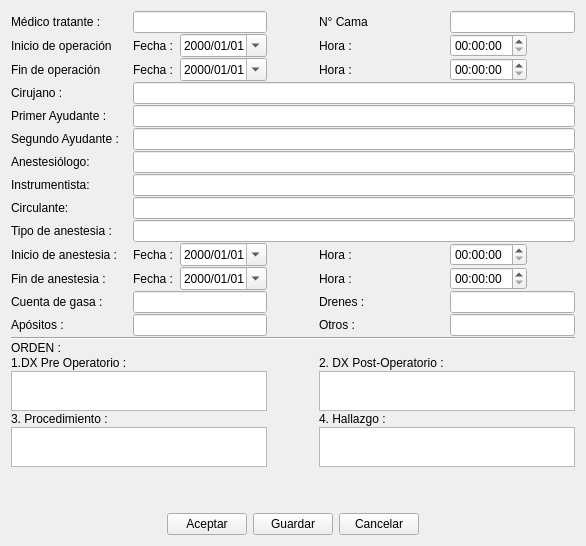
       <widget class="QWidget" name="tab_ReporteOperatorio">
        <attribute name="title">
         <string>Reporte Operatorio</string>
        </attribute>
        <layout class="QGridLayout" name="gridLayout_9">
         <item row="1" column="0">
          <layout class="QHBoxLayout" name="horizontalLayout_2">
           <item>
            <spacer name="horizontalSpacer_4">
             <property name="orientation">
              <enum>Qt::Horizontal</enum>
             </property>
             <property name="sizeHint" stdset="0">
              <size>
               <width>40</width>
               <height>20</height>
              </size>
             </property>
            </spacer>
           </item>
           <item>
            <widget class="QPushButton" name="pushButton_AceptReporteOperatorio">
             <property name="text">
              <string>Aceptar</string>
             </property>
            </widget>
           </item>
           <item>
            <widget class="QPushButton" name="pushButton_SaveReporteOperatorio">
             <property name="text">
              <string>Guardar</string>
             </property>
            </widget>
           </item>
           <item>
            <widget class="QPushButton" name="pushButton_CancelReporteOperatorio">
             <property name="text">
              <string>Cancelar</string>
             </property>
            </widget>
           </item>
           <item>
            <spacer name="horizontalSpacer_5">
             <property name="orientation">
              <enum>Qt::Horizontal</enum>
             </property>
             <property name="sizeHint" stdset="0">
              <size>
               <width>40</width>
               <height>20</height>
              </size>
             </property>
            </spacer>
           </item>
          </layout>
         </item>
         <item row="0" column="0">
          <layout class="QGridLayout" name="gridLayout_2">
           <property name="verticalSpacing">
            <number>1</number>
           </property>
           <item row="0" column="0">
            <widget class="QLabel" name="label_15">
             <property name="text">
              <string>Médico tratante :</string>
             </property>
            </widget>
           </item>
           <item row="2" column="0">
            <widget class="QLabel" name="label_25">
             <property name="text">
              <string>Inicio de operación</string>
             </property>
            </widget>
           </item>
           <item row="4" column="0">
            <widget class="QLabel" name="label_21">
             <property name="text">
              <string>Cirujano :</string>
             </property>
            </widget>
           </item>
           <item row="0" column="4">
            <widget class="QLabel" name="label_26">
             <property name="text">
              <string>N° Cama</string>
             </property>
            </widget>
           </item>
           <item row="4" column="1" colspan="6">
            <widget class="QLineEdit" name="lineEdit_Cirujano"/>
           </item>
           <item row="5" column="0">
            <widget class="QLabel" name="label_16">
             <property name="text">
              <string>Primer Ayudante :</string>
             </property>
            </widget>
           </item>
           <item row="5" column="1" colspan="6">
            <widget class="QLineEdit" name="lineEdit_Ayudante1"/>
           </item>
           <item row="6" column="0">
            <widget class="QLabel" name="label_17">
             <property name="text">
              <string>Segundo Ayudante :</string>
             </property>
            </widget>
           </item>
           <item row="6" column="1" colspan="6">
            <widget class="QLineEdit" name="lineEdit_Ayudante2"/>
           </item>
           <item row="10" column="0">
            <widget class="QLabel" name="label_18">
             <property name="text">
              <string>Tipo de anestesia :</string>
             </property>
            </widget>
           </item>
           <item row="11" column="0">
            <widget class="QLabel" name="label_19">
             <property name="text">
              <string>Inicio de anestesia :</string>
             </property>
            </widget>
           </item>
           <item row="13" column="0">
            <widget class="QLabel" name="label_24">
             <property name="text">
              <string>Cuenta de gasa :</string>
             </property>
            </widget>
           </item>
           <item row="13" column="4">
            <widget class="QLabel" name="label_28">
             <property name="text">
              <string>Drenes :</string>
             </property>
            </widget>
           </item>
           <item row="14" column="0">
            <widget class="QLabel" name="label_29">
             <property name="text">
              <string>Apósitos :</string>
             </property>
            </widget>
           </item>
           <item row="14" column="4">
            <widget class="QLabel" name="label_30">
             <property name="text">
              <string>Otros :</string>
             </property>
            </widget>
           </item>
           <item row="10" column="1" colspan="6">
            <widget class="QLineEdit" name="lineEdit_TipoAnestecia"/>
           </item>
           <item row="13" column="1" colspan="2">
            <widget class="QLineEdit" name="lineEdit_CuentaGasa"/>
           </item>
           <item row="13" column="5" colspan="2">
            <widget class="QLineEdit" name="lineEdit_Drenes"/>
           </item>
           <item row="14" column="1" colspan="2">
            <widget class="QLineEdit" name="lineEdit_Apositos"/>
           </item>
           <item row="14" column="5" colspan="2">
            <widget class="QLineEdit" name="lineEdit_Otros"/>
           </item>
           <item row="17" column="0">
            <widget class="QLabel" name="label_22">
             <property name="text">
              <string>1.DX Pre Operatorio :</string>
             </property>
            </widget>
           </item>
           <item row="16" column="0">
            <widget class="QLabel" name="label_60">
             <property name="text">
              <string>ORDEN :</string>
             </property>
            </widget>
           </item>
           <item row="15" column="0" colspan="7">
            <widget class="Line" name="line_2">
             <property name="orientation">
              <enum>Qt::Horizontal</enum>
             </property>
            </widget>
           </item>
           <item row="26" column="3">
            <spacer name="horizontalSpacer">
             <property name="orientation">
              <enum>Qt::Horizontal</enum>
             </property>
             <property name="sizeType">
              <enum>QSizePolicy::Preferred</enum>
             </property>
             <property name="sizeHint" stdset="0">
              <size>
               <width>40</width>
               <height>20</height>
              </size>
             </property>
            </spacer>
           </item>
           <item row="18" column="0" colspan="3">
            <widget class="QTextEdit" name="textEdit_DXPreOperatorio">
             <property name="minimumSize">
              <size>
               <width>0</width>
               <height>40</height>
              </size>
             </property>
             <property name="maximumSize">
              <size>
               <width>16777215</width>
               <height>40</height>
              </size>
             </property>
            </widget>
           </item>
           <item row="26" column="0">
            <spacer name="verticalSpacer">
             <property name="orientation">
              <enum>Qt::Vertical</enum>
             </property>
             <property name="sizeHint" stdset="0">
              <size>
               <width>20</width>
               <height>40</height>
              </size>
             </property>
            </spacer>
           </item>
           <item row="18" column="4" colspan="3">
            <widget class="QTextEdit" name="textEdit_DXPostOperatorio">
             <property name="minimumSize">
              <size>
               <width>0</width>
               <height>40</height>
              </size>
             </property>
             <property name="maximumSize">
              <size>
               <width>16777215</width>
               <height>40</height>
              </size>
             </property>
            </widget>
           </item>
           <item row="23" column="4" colspan="3">
            <widget class="QTextEdit" name="textEdit_Hallazgo">
             <property name="minimumSize">
              <size>
               <width>0</width>
               <height>40</height>
              </size>
             </property>
             <property name="maximumSize">
              <size>
               <width>16777215</width>
               <height>40</height>
              </size>
             </property>
            </widget>
           </item>
           <item row="17" column="4">
            <widget class="QLabel" name="label_23">
             <property name="text">
              <string>2. DX Post-Operatorio :</string>
             </property>
            </widget>
           </item>
           <item row="23" column="0" colspan="3">
            <widget class="QTextEdit" name="textEdit_Procedimiento">
             <property name="minimumSize">
              <size>
               <width>0</width>
               <height>40</height>
              </size>
             </property>
             <property name="maximumSize">
              <size>
               <width>16777215</width>
               <height>40</height>
              </size>
             </property>
            </widget>
           </item>
           <item row="22" column="0">
            <widget class="QLabel" name="label_58">
             <property name="text">
              <string>3. Procedimiento :</string>
             </property>
            </widget>
           </item>
           <item row="22" column="4">
            <widget class="QLabel" name="label_61">
             <property name="text">
              <string>4. Hallazgo :</string>
             </property>
            </widget>
           </item>
           <item row="0" column="1" colspan="2">
            <widget class="QLineEdit" name="lineEdit_medico_ReporteOperatorio">
             <property name="sizePolicy">
              <sizepolicy hsizetype="Preferred" vsizetype="Fixed">
               <horstretch>0</horstretch>
               <verstretch>0</verstretch>
              </sizepolicy>
             </property>
            </widget>
           </item>
           <item row="0" column="5" colspan="2">
            <widget class="QLineEdit" name="lineEdit_bedNumber_reporteOperatorio">
             <property name="sizePolicy">
              <sizepolicy hsizetype="Preferred" vsizetype="Fixed">
               <horstretch>0</horstretch>
               <verstretch>0</verstretch>
              </sizepolicy>
             </property>
            </widget>
           </item>
           <item row="3" column="0">
            <widget class="QLabel" name="label_27">
             <property name="text">
              <string>Fin de operación</string>
             </property>
            </widget>
           </item>
           <item row="2" column="1">
            <widget class="QLabel" name="label_129">
             <property name="text">
              <string>Fecha :</string>
             </property>
            </widget>
           </item>
           <item row="3" column="1">
            <widget class="QLabel" name="label_130">
             <property name="text">
              <string>Fecha :</string>
             </property>
            </widget>
           </item>
           <item row="2" column="4">
            <widget class="QLabel" name="label_131">
             <property name="text">
              <string>Hora :</string>
             </property>
            </widget>
           </item>
           <item row="3" column="4">
            <widget class="QLabel" name="label_132">
             <property name="text">
              <string>Hora :</string>
             </property>
            </widget>
           </item>
           <item row="2" column="2">
            <widget class="QDateEdit" name="dateEdit_Inicio_operacion">
             <property name="displayFormat">
              <string>yyyy/MM/dd</string>
             </property>
             <property name="calendarPopup">
              <bool>true</bool>
             </property>
            </widget>
           </item>
           <item row="3" column="2">
            <widget class="QDateEdit" name="dateEdit_fin_operacion">
             <property name="displayFormat">
              <string>yyyy/MM/dd</string>
             </property>
             <property name="calendarPopup">
              <bool>true</bool>
             </property>
            </widget>
           </item>
           <item row="2" column="5">
            <widget class="QTimeEdit" name="timeEdit_inicio_operacion">
             <property name="displayFormat">
              <string>hh:mm:ss </string>
             </property>
            </widget>
           </item>
           <item row="3" column="5">
            <widget class="QTimeEdit" name="timeEdit_fin_operacion">
             <property name="displayFormat">
              <string>hh:mm:ss </string>
             </property>
            </widget>
           </item>
           <item row="12" column="0">
            <widget class="QLabel" name="label_20">
             <property name="text">
              <string>Fin de anestesia :</string>
             </property>
            </widget>
           </item>
           <item row="11" column="2">
            <widget class="QDateEdit" name="dateEdit_inicio_Anestecia">
             <property name="displayFormat">
              <string>yyyy/MM/dd</string>
             </property>
             <property name="calendarPopup">
              <bool>true</bool>
             </property>
            </widget>
           </item>
           <item row="12" column="2">
            <widget class="QDateEdit" name="dateEdit_fin_Anestecia">
             <property name="displayFormat">
              <string>yyyy/MM/dd</string>
             </property>
             <property name="calendarPopup">
              <bool>true</bool>
             </property>
            </widget>
           </item>
           <item row="11" column="1">
            <widget class="QLabel" name="label_133">
             <property name="text">
              <string>Fecha :</string>
             </property>
            </widget>
           </item>
           <item row="12" column="1">
            <widget class="QLabel" name="label_136">
             <property name="text">
              <string>Fecha :</string>
             </property>
            </widget>
           </item>
           <item row="11" column="4">
            <widget class="QLabel" name="label_137">
             <property name="text">
              <string>Hora :</string>
             </property>
            </widget>
           </item>
           <item row="12" column="4">
            <widget class="QLabel" name="label_138">
             <property name="text">
              <string>Hora :</string>
             </property>
            </widget>
           </item>
           <item row="11" column="5">
            <widget class="QTimeEdit" name="timeEdit_inicio_Anestecia">
             <property name="displayFormat">
              <string>hh:mm:ss </string>
             </property>
            </widget>
           </item>
           <item row="12" column="5">
            <widget class="QTimeEdit" name="timeEdit_fin_anestecia">
             <property name="displayFormat">
              <string>hh:mm:ss </string>
             </property>
            </widget>
           </item>
           <item row="7" column="1" colspan="6">
            <widget class="QLineEdit" name="lineEdit_Anestesiologo"/>
           </item>
           <item row="7" column="0">
            <widget class="QLabel" name="label_139">
             <property name="text">
              <string>Anestesiólogo:</string>
             </property>
            </widget>
           </item>
           <item row="8" column="1" colspan="6">
            <widget class="QLineEdit" name="lineEdit_Instrumentista"/>
           </item>
           <item row="8" column="0">
            <widget class="QLabel" name="label_140">
             <property name="text">
              <string>Instrumentista:</string>
             </property>
            </widget>
           </item>
           <item row="9" column="0">
            <widget class="QLabel" name="label_141">
             <property name="text">
              <string>Circulante:</string>
             </property>
            </widget>
           </item>
           <item row="9" column="1" colspan="6">
            <widget class="QLineEdit" name="lineEdit_Circulante"/>
           </item>
          </layout>
         </item>
        </layout>
       </widget>
